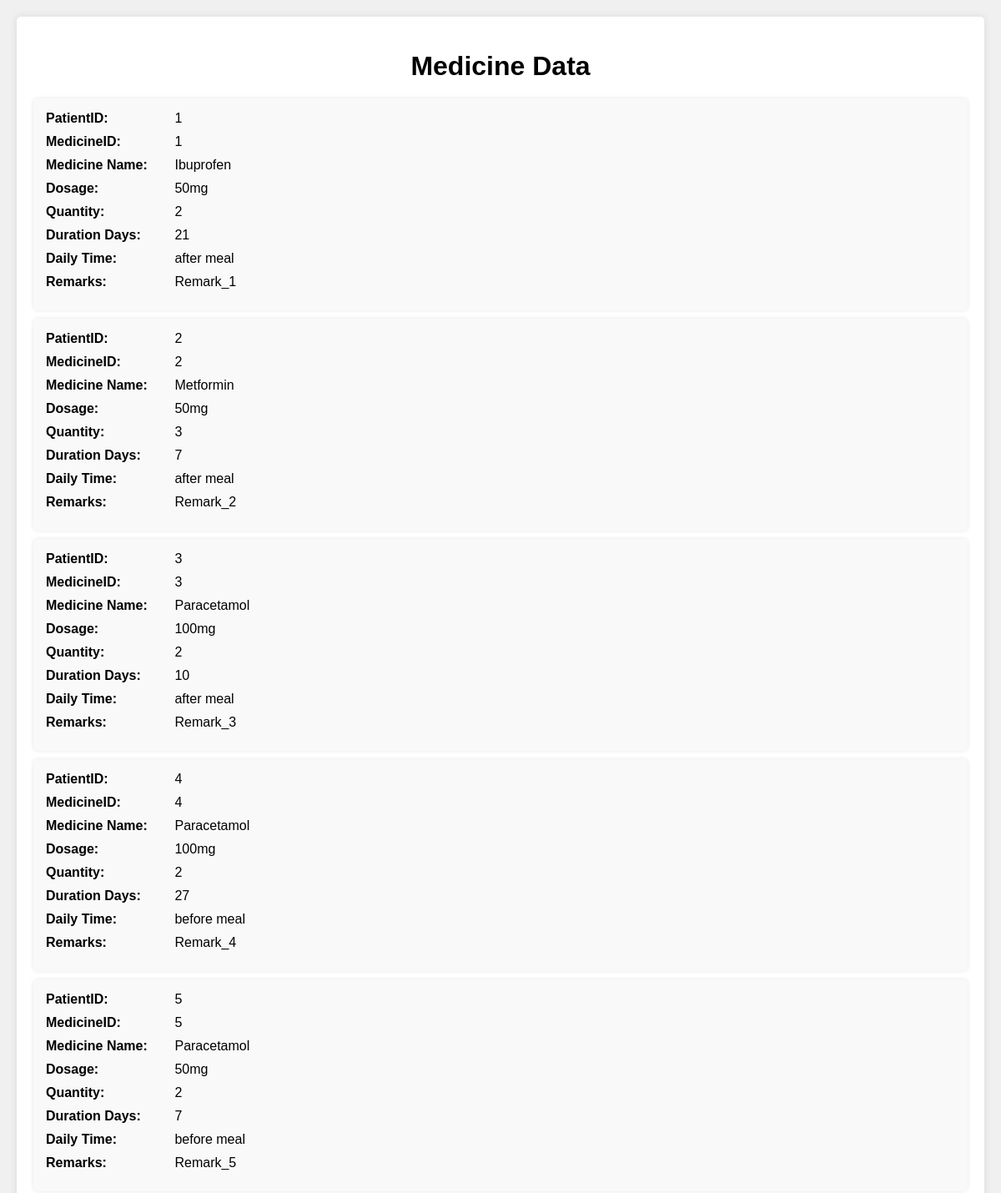
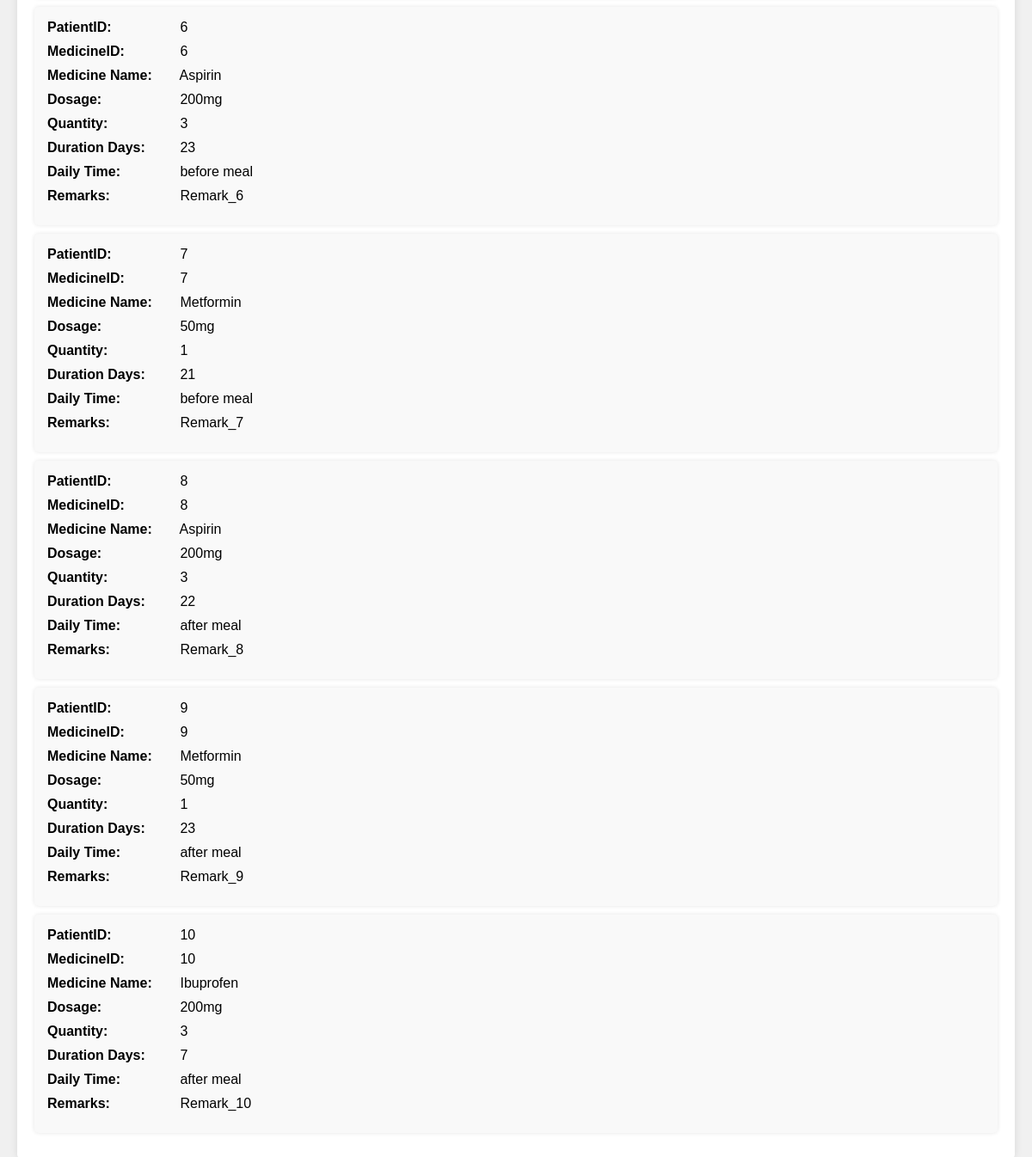
/medicine, run on the app's committed database (2 pictures, top to bottom).
### tables this page shows
CREATE TABLE Medicine (
                MedicineID INTEGER PRIMARY KEY AUTOINCREMENT,
                PatientID INTEGER,
                MedicineName TEXT,
                Dosage TEXT,
                Quantity INTEGER,
                DurationDays INTEGER,
                DailyTime TEXT CHECK (DailyTime IN ('before meal', 'after meal')),
                image BLOB,
                remarks TEXT
            );

### app.py (the view)
@app.route('/medicine', methods=['GET'])
def fetch_medicine():
    conn = get_db_connection(2)
    cursor = conn.cursor()
    cursor.execute("SELECT * FROM Medicine")
    rows = cursor.fetchall()
    cursor.close()
    conn.close()
    return render_template('medicine.html', rows=rows)

### database.py (called while the page is built)
def get_db_connection(database):
    if database == 1:
        conn = sqlite3.connect('Details.db')
        conn.row_factory = sqlite3.Row
        return conn
    elif database == 2:
        conn = sqlite3.connect('History.db')
        conn.row_factory = sqlite3.Row
        return conn

### templates/medicine.html (shortened to what this page needs)
<!DOCTYPE html>
<html lang="en">
<head>
    <link rel="stylesheet" href="{{ url_for('static', filename='style.css') }}">
</head>
<body>
    <div class="container">
        <h1>Medicine Data</h1>
        {% for row in rows %}
        <div class="record">
            <div><strong>PatientID:</strong> {{ row['PatientID'] }}</div>
            <div><strong>MedicineID:</strong> {{ row['MedicineID'] }}</div>
            <div><strong>Medicine Name:</strong> {{ row['MedicineName'] }}</div>
            <div><strong>Dosage:</strong> {{ row['Dosage'] }}</div>
            <div><strong>Quantity:</strong> {{ row['Quantity'] }}</div>
            <div><strong>Duration Days:</strong> {{ row['DurationDays'] }}</div>
            <div><strong>Daily Time:</strong> {{ row['DailyTime'] }}</div>
            <div><strong>Remarks:</strong> {{ row['remarks'] }}</div>
        </div>
        {% endfor %}
    </div>
</body>
</html>

### static/style.css (style rules this page uses)
body { font-family: Arial, sans-serif; background-color: #f0f0f0; margin: 0; padding: 20px; }
.container { background-color: #fff; padding: 20px; border-radius: 5px; box-shadow: 0 0 10px rgba(0, 0, 0, 0.1); }
h1 { text-align: center; margin-bottom: 20px; }
.record { background-color: #f9f9f9; padding: 15px; border-radius: 5px; margin-bottom: 10px; box-shadow: 0 0 5px rgba(0, 0, 0, 0.1); }
.record div { margin-bottom: 10px; }
.record div strong { display: inline-block; width: 150px; }

### data on the page
Medicine: PatientID "1", MedicineID "1", MedicineName "Ibuprofen", Dosage "50mg", Quantity "2", DurationDays "21", DailyTime "after meal", remarks "Remark_1"
Medicine: PatientID "2", MedicineID "2", MedicineName "Metformin", Dosage "50mg", Quantity "3", DurationDays "7", DailyTime "after meal", remarks "Remark_2"
Medicine: PatientID "3", MedicineID "3", MedicineName "Paracetamol", Dosage "100mg", Quantity "2", DurationDays "10", DailyTime "after meal", remarks "Remark_3"
Medicine: PatientID "4", MedicineID "4", MedicineName "Paracetamol", Dosage "100mg", Quantity "2", DurationDays "27", DailyTime "before meal", remarks "Remark_4"
Medicine: PatientID "5", MedicineID "5", MedicineName "Paracetamol", Dosage "50mg", Quantity "2", DurationDays "7", DailyTime "before meal", remarks "Remark_5"
Medicine: PatientID "6", MedicineID "6", MedicineName "Aspirin", Dosage "200mg", Quantity "3", DurationDays "23", DailyTime "before meal", remarks "Remark_6"
Medicine: PatientID "7", MedicineID "7", MedicineName "Metformin", Dosage "50mg", Quantity "1", DurationDays "21", DailyTime "before meal", remarks "Remark_7"
Medicine: PatientID "8", MedicineID "8", MedicineName "Aspirin", Dosage "200mg", Quantity "3", DurationDays "22", DailyTime "after meal", remarks "Remark_8"
Medicine: PatientID "9", MedicineID "9", MedicineName "Metformin", Dosage "50mg", Quantity "1", DurationDays "23", DailyTime "after meal", remarks "Remark_9"
Medicine: PatientID "10", MedicineID "10", MedicineName "Ibuprofen", Dosage "200mg", Quantity "3", DurationDays "7", DailyTime "after meal", remarks "Remark_10"
